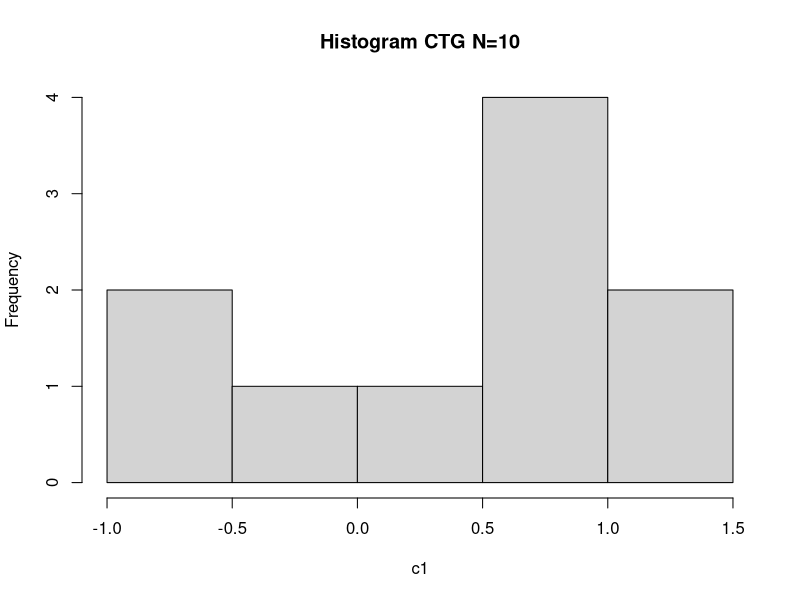
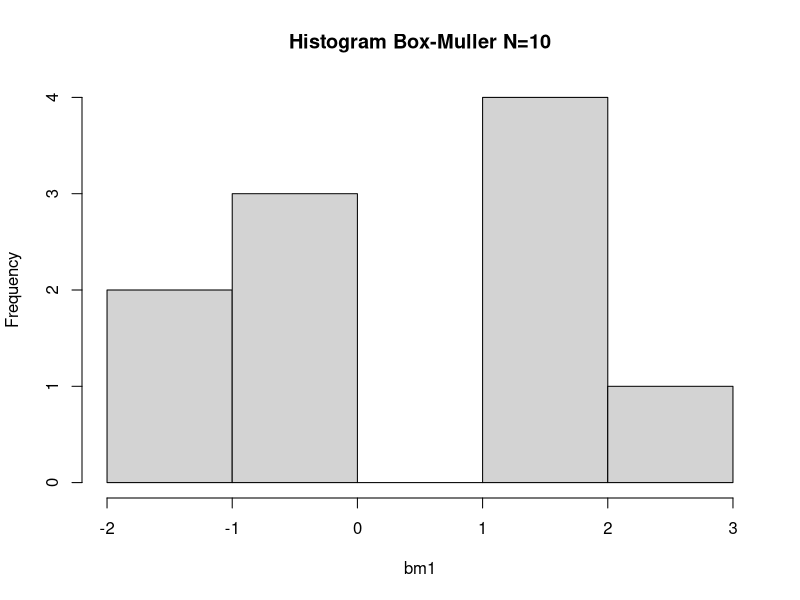
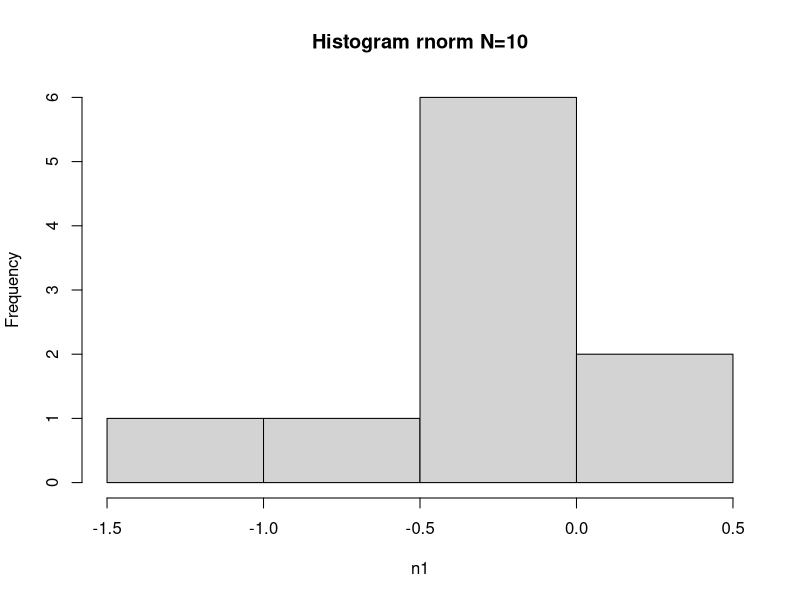
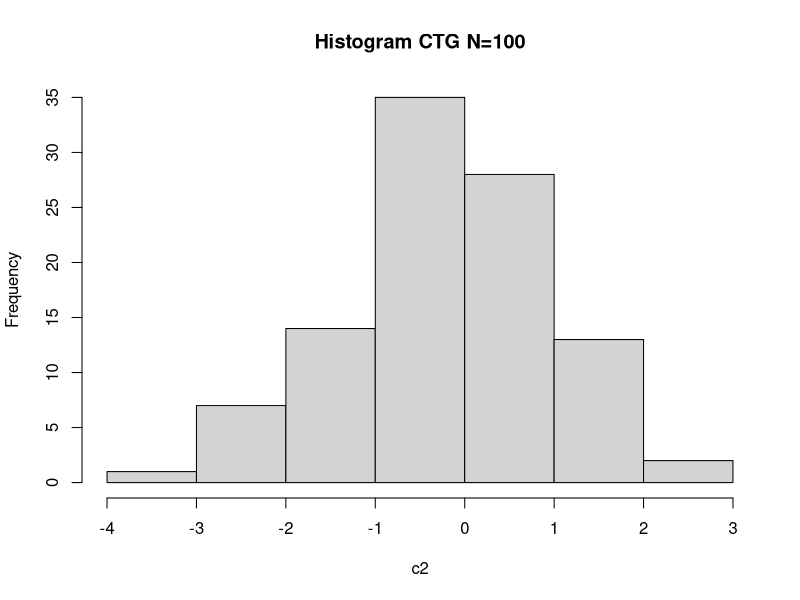
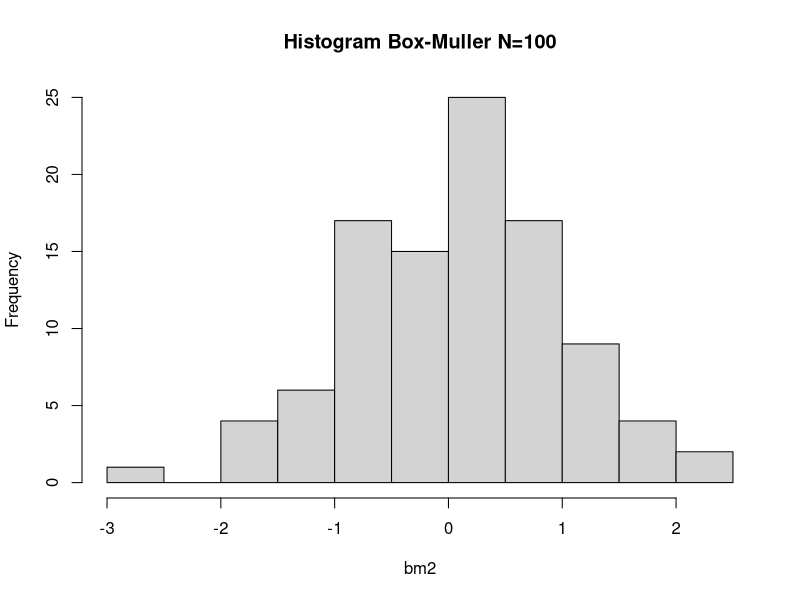
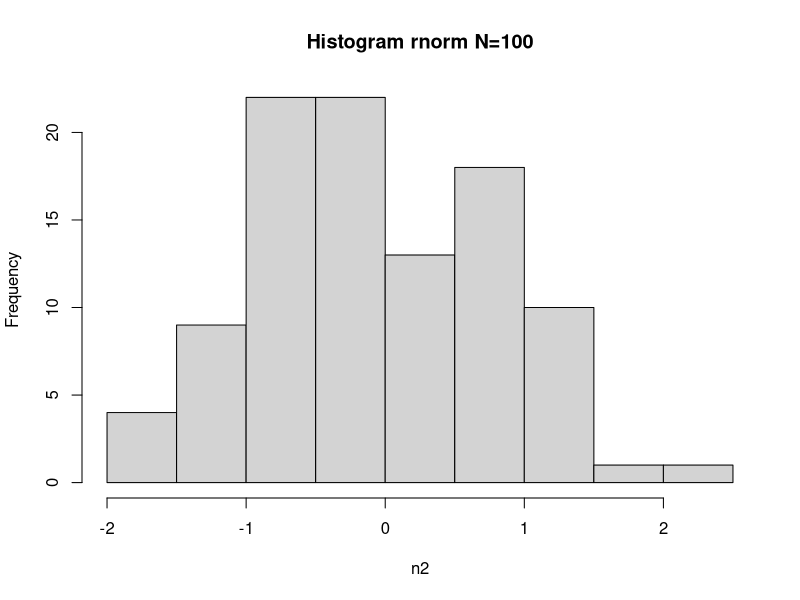
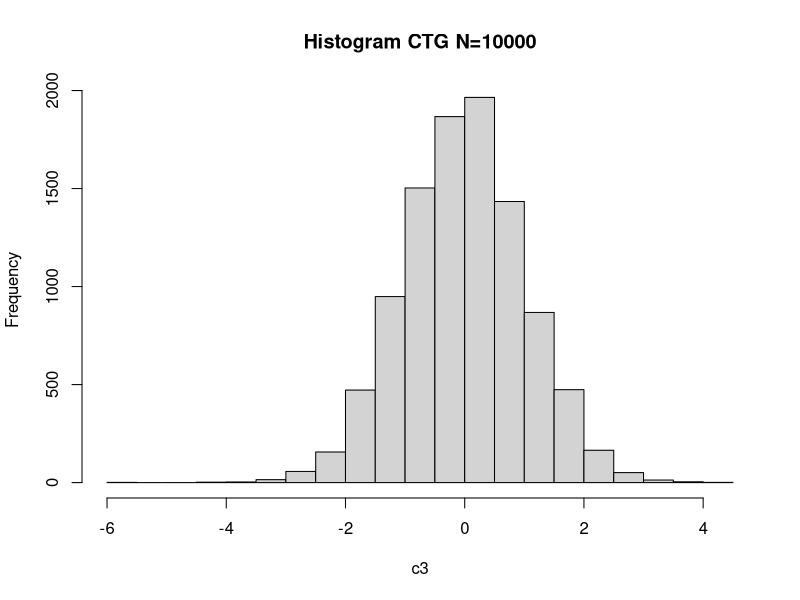
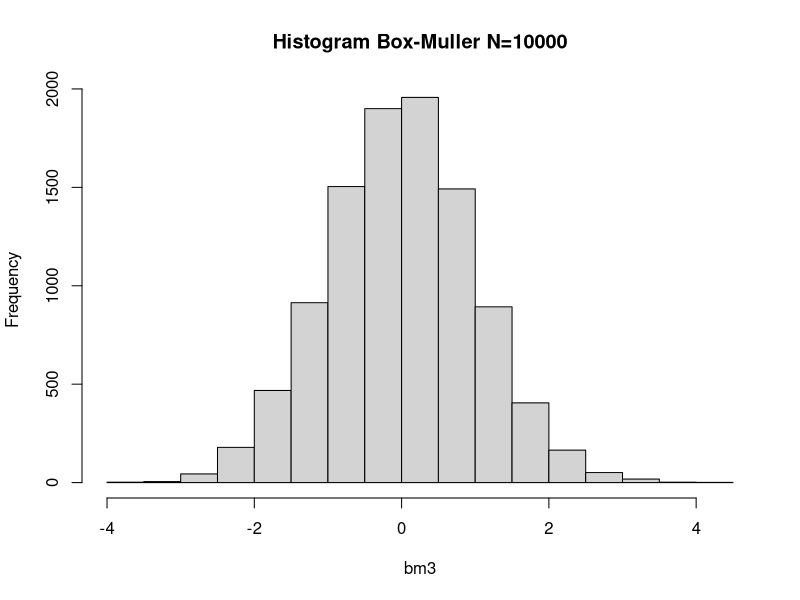

Source code (R) for these figures, in order:
#ZADANIE 1
CTG = function(N, M, s, w){
  
  X = rep(1,N) #przygotowanie listy dla liczb losowych
  
  for (i in 1:N){
    
    Y = runif(M)  #losowanie M liczb z rozkladu jendostajnego na przedziale (0,1)
    odch_stand = sd(Y) #odchylenie standardowe niezbedne do dalszych obliczen
    X[i] = sum(Y-1/2) * sqrt(M) / (odch_stand * M) #Na mocy CTG (1/2 to srednia z (0,1))
        }

  return(X = X*sqrt(w) + s) #ze wzoru na standaryzowanie zmiennych losowych o rozkladzie normalnym  
}


CTG(1000, 100, 0, 1)
rnorm(1000)



#ZADANIE 2 

#na podstawie https://pl.wikipedia.org/wiki/Transformacja_Boxa-Mullera
Box_Muller = function(N, s, w){
  X = rep(1,N)
  for (i in seq(1,N,2)) {
    U = runif(2)
    R = sqrt(-2*log(U[1]))
    teta = 2*pi*U[2]
    X[i] = R*cos(teta)
    X[i+1] = R*sin(teta)
  }
  return(X = X * sqrt(w) + s)
}


#ZADANIE 3

c1 = CTG(10,100,0,1)
bm1 = Box_Muller(10,0,1)
n1 = rnorm(10)

c2 = CTG(100,100,0,1)
bm2 = Box_Muller(100,0,1)
n2 = rnorm(100)

c3 = CTG(10000,100,0,1)
bm3 = Box_Muller(10000,0,1)
n3 = rnorm(10000)


# histogramy dla N=10 dla trzech metod
hist(c1, main = "Histogram CTG N=10")
hist(bm1, main = "Histogram Box-Muller N=10")
hist(n1, main = "Histogram rnorm N=10")

#histogramy dla N=100 dla trzech metod
hist(c2,main = "Histogram CTG N=100")
hist(bm2, main = "Histogram Box-Muller N=100")
hist(n2,main = "Histogram rnorm N=100")

#histogramy dla N=10000 dla trzech metod
hist(c3,main = "Histogram CTG N=10000")
hist(bm3,main = "Histogram Box-Muller N=10000")
hist(n3,main = "Histogram rnorm N=10000")

#srednia
porownanie_srednie = data.frame(wartosc_sredniej = seq(1,2), CTG_N_10 = seq(1:2), BM_N_10 = seq(1:2),
                                rnorm_N_10 = seq(1:2),CTG_N_100 =seq(1:2), BM_N_100= seq(1:2), rnorm_N_100=seq(1:2),
                                CTG_N_10000 = seq(1:2), BM_N_10000 =seq(1:2), rnorm_N_10000 =seq(1:2)) 

porownanie_srednie$wartosc_sredniej[1] = 'teoretyczna'
porownanie_srednie$wartosc_sredniej[2] = 'wyznaczona'

porownanie_srednie$CTG_N_10[1] = 0
porownanie_srednie$BM_N_10[1] = 0
porownanie_srednie$rnorm_N_10[1] = 0
porownanie_srednie$CTG_N_100[1] = 0
porownanie_srednie$BM_N_100[1] = 0
porownanie_srednie$rnorm_N_100[1] = 0
porownanie_srednie$CTG_N_10000[1] = 0
porownanie_srednie$BM_N_10000[1] = 0
porownanie_srednie$rnorm_N_10000[1] = 0

porownanie_srednie$CTG_N_10[2] = mean(c1)
porownanie_srednie$BM_N_10[2] = mean(bm1)
porownanie_srednie$rnorm_N_10[2] = mean(n1)
porownanie_srednie$CTG_N_100[2] = mean(c2)
porownanie_srednie$BM_N_100[2] = mean(bm2)
porownanie_srednie$rnorm_N_100[2] = mean(n2)
porownanie_srednie$CTG_N_10000[2] = mean(c3)
porownanie_srednie$BM_N_10000[2] = mean(bm3)
porownanie_srednie$rnorm_N_10000[2] = mean(n3)

show(porownanie_srednie)


#wariancja 
porownanie_wariancja = data.frame(wartosc_wariancji = seq(1,2), CTG_N_10 = seq(1:2), BM_N_10 = seq(1:2),
                                rnorm_N_10 = seq(1:2),CTG_N_100 =seq(1:2), BM_N_100= seq(1:2), rnorm_N_100=seq(1:2),
                                CTG_N_10000 = seq(1:2), BM_N_10000 =seq(1:2), rnorm_N_10000 =seq(1:2)) 

porownanie_wariancja$wartosc_wariancji[1] = 'teoretyczna'
porownanie_wariancja$wartosc_wariancji[2] = 'wyznaczona'


porownanie_wariancja$CTG_N_10[2] = var(c1)
porownanie_wariancja$BM_N_10[2] = var(bm1)
porownanie_wariancja$rnorm_N_10[2] = var(n1)
porownanie_wariancja$CTG_N_100[2] = var(c2)
porownanie_wariancja$BM_N_100[2] = var(bm2)
porownanie_wariancja$rnorm_N_100[2] = var(n2)
porownanie_wariancja$CTG_N_10000[2] = var(c3)
porownanie_wariancja$BM_N_10000[2] = var(bm3)
porownanie_wariancja$rnorm_N_10000[2] = var(n3)

show(porownanie_wariancja)

#ZADANIE 4

procent = function(X, a, b){ 
  
  licznik = 0 
  
  for (i in 1:length(X)){
    if (X[i] >= a && X[i] <= b){
      licznik = licznik + 1
    }
  } 
  return(licznik*100/length(X))
}



#regula 3 sigm dla ctg

sigmy = data.frame( przedzial = seq(1:3), wartosc_teoretyczna = seq(1:3),
                        CTG_N_10 = seq(1:3), BM_N_10 = seq(1:3),
                        rnorm_N_10 = seq(1:3),CTG_N_100 =seq(1:3),
                        BM_N_100= seq(1:3), rnorm_N_100=seq(1:3),
                        CTG_N_10000 = seq(1:3), BM_N_10000 =seq(1:3), rnorm_N_10000 =seq(1:3))

sigmy$przedzial[1] = '[miu - sigma, miu + sigma]'
sigmy$przedzial[2] = '[miu - 2sigma, miu + 2sigma]'
sigmy$przedzial[3] = '[miu - 3sigma, miu + 3sigma]'

sigmy$wartosc_teoretyczna[1] = 68.27
sigmy$wartosc_teoretyczna[2] = 95.45
sigmy$wartosc_teoretyczna[3] =  99.73

sigmy$CTG_N_10[1] = procent(c1, mean(c1) - sd(c1), mean(c1)+sd(c1))
sigmy$CTG_N_10[2] = procent(c1, mean(c1) - 2*sd(c1), mean(c1) +2*sd(c1))
sigmy$CTG_N_10[3] = procent(c1,mean(c1) - 3*sd(c1), mean(c1)+ 3*sd(c1))

sigmy$CTG_N_100[1] = procent(c2, mean(c2) - sd(c2), mean(c2)+sd(c2))
sigmy$CTG_N_100[2] = procent(c2, mean(c2) - 2*sd(c2), mean(c2) +2*sd(c2))
sigmy$CTG_N_100[3] = procent(c2,mean(c2) - 3*sd(c2), mean(c2)+ 3*sd(c2))

sigmy$CTG_N_10000[1] = procent(c3, mean(c3) - sd(c3), mean(c3)+sd(c3))
sigmy$CTG_N_10000[2] = procent(c3, mean(c3) - 2*sd(c3), mean(c3) +2*sd(c3))
sigmy$CTG_N_10000[3] = procent(c3,mean(c3) - 3*sd(c3), mean(c3)+ 3*sd(c3))


sigmy$BM_N_10[1] = procent(bm1, mean(bm1) - sd(bm1), mean(bm1)+sd(bm1))
sigmy$BM_N_10[2] = procent(bm1, mean(bm1) - 2*sd(bm1), mean(bm1) +2*sd(bm1))
sigmy$BM_N_10[3] = procent(bm1,mean(bm1) - 3*sd(bm1), mean(bm1)+ 3*sd(bm1))

sigmy$BM_N_100[1] = procent(bm2, mean(bm2) - sd(bm2), mean(bm2)+sd(bm2))
sigmy$BM_N_100[2] = procent(bm2, mean(bm2) - 2*sd(bm2), mean(bm2) +2*sd(bm2))
sigmy$BM_N_100[3] = procent(bm2,mean(bm2) - 3*sd(bm2), mean(bm2)+ 3*sd(bm2))

sigmy$BM_N_10000[1] = procent(bm3, mean(bm3) - sd(bm3), mean(bm3)+sd(bm3))
sigmy$BM_N_10000[2] = procent(bm3, mean(bm3) - 2*sd(bm3), mean(bm3) +2*sd(bm3))
sigmy$BM_N_10000[3] = procent(bm3, mean(bm3) - 3*sd(bm3), mean(bm3)+ 3*sd(bm3))


sigmy$rnorm_N_10[1] = procent(n1, mean(n1) - sd(n1), mean(n1)+sd(n1))
sigmy$rnorm_N_10[2] = procent(n1, mean(n1) - 2*sd(n1), mean(n1) +2*sd(n1))
sigmy$CTG_N_10[3] = procent(n1,mean(n1) - 3*sd(n1), mean(n1)+ 3*sd(n1))

sigmy$rnorm_N_100[1] = procent(n2, mean(n2) - sd(n2), mean(n2)+sd(n2))
sigmy$rnorm_N_100[2] = procent(n2, mean(n2) - 2*sd(n2), mean(n2) +2*sd(n2))
sigmy$rnorm_N_100[3] = procent(n2,mean(n2) - 3*sd(n2), mean(n2)+ 3*sd(n2))

sigmy$rnorm_N_10000[1] = procent(n3, mean(n3) - sd(n3), mean(n3)+sd(n3))
sigmy$rnorm_N_10000[2] = procent(n3, mean(n3) - 2*sd(n3), mean(n3) +2*sd(n3))
sigmy$rnorm_N_10000[3] = procent(n3,mean(n3) - 3*sd(n3), mean(n3)+ 3*sd(n3))

sigmy

